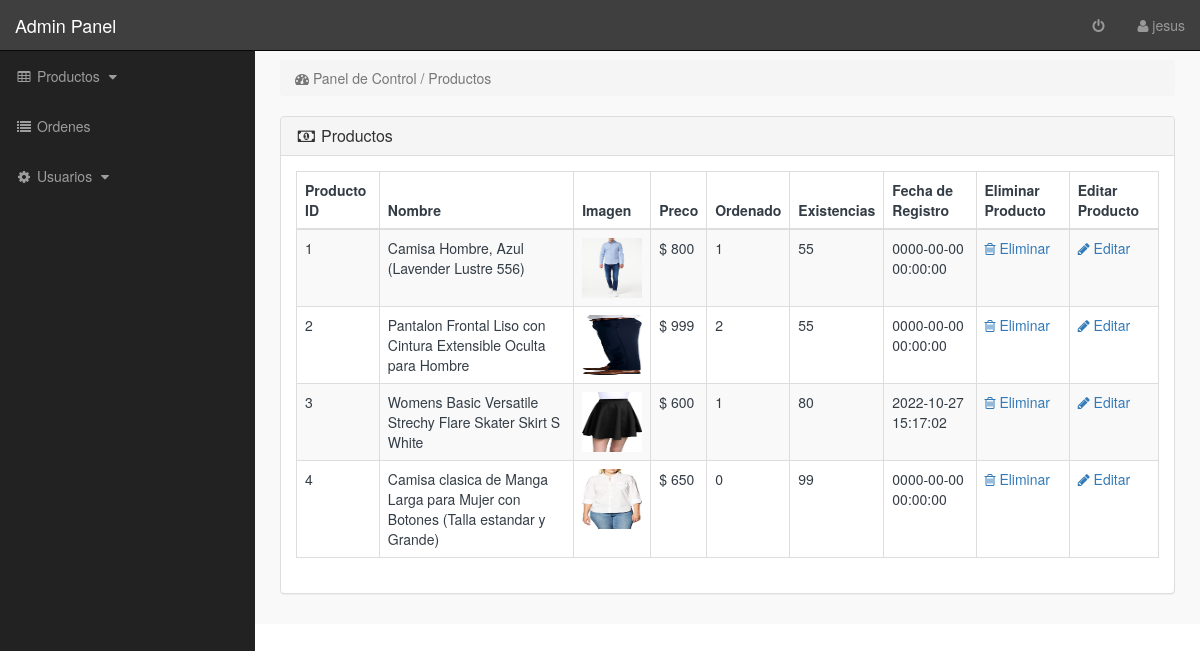
/admin_area/index.php?view_products (signed in), run on the app's committed database.
### tables this page shows
CREATE TABLE `products` (
  `product_id` int(10) NOT NULL,
  `date` timestamp NOT NULL DEFAULT current_timestamp() ON UPDATE current_timestamp(),
  `product_title` text NOT NULL,
  `product_url` text NOT NULL,
  `product_img1` text NOT NULL,
  `product_img2` text NOT NULL,
  `product_img3` text NOT NULL,
  `product_price` int(10) NOT NULL,
  `product_desc` varchar(1000) NOT NULL,
  `status` varchar(255) NOT NULL,
  `product_stock` int(10) NOT NULL
);

### admin_area/view_products.php (the view)
<?php
if(!isset($_SESSION['admin_email'])){
echo "<script>window.open('login.php','_self')</script>";
}
else {
?>
<div class="row">
<div class="col-lg-12" >
<ol class="breadcrumb" >
<li class="active" >
<i class="fa fa-dashboard"></i> Panel de Control /  Productos
</li>
</ol>
</div>
</div>
<div class="row" >
<div class="col-lg-12" >
<div class="panel panel-default" >
<div class="panel-heading" >
<h3 class="panel-title" >
<i class="fa fa-money fa-fw" ></i> Productos
</h3>
</div>
<div class="panel-body" >
<div class="table-responsive" >
<table class="table table-bordered table-hover table-striped" >
<thead>
<tr>
<th>Producto ID</th>
<th>Nombre</th>
<th>Imagen</th>
<th>Preco</th>
<th>Ordenado</th>
<th>Existencias</th>
<th>Fecha de Registro</th>
<th>Eliminar Producto</th>
<th>Editar Producto</th>
</tr>
</thead>
<tbody>
<?php
$i = 0;
$get_pro = "select * from products where status='product'";
$run_pro = mysqli_query($con,$get_pro);
while($row_pro=mysqli_fetch_array($run_pro)){
$pro_id = $row_pro['product_id'];
$pro_title = $row_pro['product_title'];
$pro_image = $row_pro['product_img1'];
$pro_price = $row_pro['product_price'];
			$pro_stock = $row_pro['product_stock'];
$pro_date = $row_pro['date'];
$i++;
?>
<tr>
<td><?php echo $i; ?></td>
<td><?php echo $pro_title; ?></td>
<td><img src="product_images/<?php echo $pro_image; ?>" width="60" height="60"></td>
<td>$ <?php echo $pro_price; ?></td>
<td>
<?php
$order_sold = 0;
$select_order_items = "select * from orders_items where product_id='$pro_id'";
$run_order_items = mysqli_query($con,$select_order_items);
while($row_order_items = mysqli_fetch_array($run_order_items)){
$qty = $row_order_items["qty"];
$order_sold += $qty;
}
echo $order_sold;
?>
</td>
			<td> <?php echo $pro_stock; ?> </td>
<td><?php echo $pro_date; ?></td>
<td>
<a href="index.php?delete_product=<?php echo $pro_id; ?>">
<i class="fa fa-trash-o"> </i> Eliminar
</a>
</td>
<td>
<a href="index.php?edit_product=<?php echo $pro_id; ?>">
<i class="fa fa-pencil"> </i> Editar
</a>
</td>
</tr>
<?php } ?>
</tbody>
</table>
</div>
</div>
</div>
</div>
</div>
<?php } ?>

### admin_area/index.php (shortened to what this page needs)
<?php
include("includes/db.php");
if(!isset($_SESSION['admin_email'])){
echo "<script>window.open('login.php','_self')</script>";
}
else {
$admin_session = $_SESSION['admin_email'];
$get_admin = "select * from admins  where admin_email='$admin_session'";
$run_admin = mysqli_query($con,$get_admin);
$row_admin = mysqli_fetch_array($run_admin);
$admin_id = $row_admin['admin_id'];
$admin_name = $row_admin['admin_name'];
?>
<!DOCTYPE html>
<html>
<head>
<link href="css/bootstrap.min.css" rel="stylesheet">
<link href="css/style.css" rel="stylesheet">
<link href="font-awesome/css/font-awesome.min.css" rel="stylesheet" >
</head>
<body>
<div id="wrapper">
<?php include("includes/sidebar.php");  ?>
<div id="page-wrapper">
<div class="container-fluid">
<?php
if(isset($_GET['view_products'])){
include("view_products.php");
}
?>
</div>
</div>
</div>
</body>
</html>
<?php } ?>

### admin_area/includes/sidebar.php (shortened to what this page needs)
<?php
if(!isset($_SESSION['admin_email'])){
echo "<script>window.open('login.php','_self')</script>";
}
else {
?>
<nav class="navbar navbar-inverse navbar-fixed-top" style="background-color: rgba(43, 43, 44, .9);">
<div class="navbar-header" >
<a class="navbar-brand" href="index.php?view_orders" >Admin Panel</a>
</div>
<ul class="nav navbar-right top-nav" >
<li>
<a href="logout.php">
<i class="fa fa-fw fa-power-off"> </i>
</a>
</li>
<li>
<a href="index.php?user_profile=<?php echo $admin_id; ?>" >
<i class="fa fa-user" ></i>
<?php echo $admin_name; ?>
</a>
</li>
</ul>
<div class="collapse navbar-collapse navbar-ex1-collapse" style="">
<ul class="nav navbar-nav side-nav">
<li>
<a href="#" data-toggle="collapse" data-target="#products">
<i class="fa fa-fw fa-table"></i> Productos
<i class="fa fa-fw fa-caret-down"></i>
</a>
</li>
<li>
<a href="index.php?view_orders">
<i class="fa fa-fw fa-list"></i> Ordenes
</a>
</li>
<li>
<a href="#" data-toggle="collapse" data-target="#users">
<i class="fa fa-fw fa-gear"></i> Usuarios
<i class="fa fa-fw fa-caret-down"></i>
</a>
</li>
</ul>
</div>
</nav>
<?php } ?>

### admin_area/css/style.css (style rules this page uses)
body { margin-top:100px; }
@media (min-width: 768px) { body { margin-top:50px; } }
#wrapper { padding-left:0; }
#page-wrapper { width:100%; padding:0; background-color:#F9F9F9; }
@media (min-width: 768px) { #wrapper { padding-left:255px; } }
@media (min-width: 768px) { #page-wrapper { padding:10px; } }
.top-nav { padding:0 15px; }
.top-nav>li { display:inline-block; float:left; }
.top-nav>li>a { padding-top:15px; padding-bottom:15px; line-height:20px; color:#999; }
@media (min-width: 768px) { .side-nav { position:fixed; top:51px; width:255px; border-radius:0; overflow-y:auto; background-color: #222; bottom:0; overflow-x:hidden; padding-bottom:40px; } }
@media (min-width: 768px) { .side-nav>li>a { width:255px; } }
.panel-body { border-radius:5px; }

### admin_area/index.php (style rules this page uses)
body { color: #343D46; }
.panel-body table { color: #343D46; }
.panel { color: #E1E1E1; }

### data on the page
products: product_title "Camisa Hombre, Azul (Lavender Lustre 556)", product_img1 (picture), product_price "800", order_sold "1", product_stock "55", date "0000-00-00 00:00:00"
products: product_title "Pantalon Frontal Liso con Cintura Extensible Oculta para Hombre", product_img1 (picture), product_price "999", order_sold "2", product_stock "55", date "0000-00-00 00:00:00"
products: product_title "Womens Basic Versatile Strechy Flare Skater Skirt S White", product_img1 (picture), product_price "600", order_sold "1", product_stock "80", date "2022-10-27 15:17:02"
products: product_title "Camisa clasica de Manga Larga para Mujer con Botones (Talla estandar y Grande)", product_img1 (picture), product_price "650", order_sold "0", product_stock "99", date "0000-00-00 00:00:00"

### other printed values
$admin_name "jesus"
